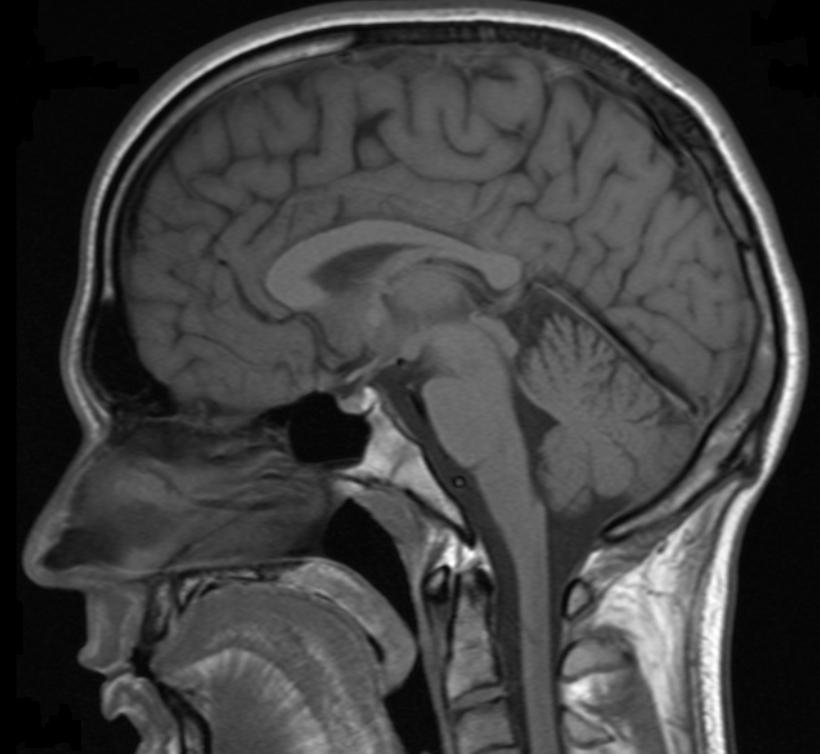
#> input picture tikita/brain.jpg, 820 x 754 px
$ python hi.py
#> lines starting #> are read from the running program, lines starting #| are printed output that depends on the picture
import cv2
import matplotlib.pyplot as plt

# Đọc ảnh (đưa đường dẫn ảnh của bạn vào)
image = cv2.imread("brain.jpg", cv2.IMREAD_GRAYSCALE)
#> image is the input picture: shape (754, 820); min 0, max 255, mean 63.9

# Tính histogram với OpenCV
hist = cv2.calcHist([image], [0], None, [256], [0, 256])
#> hist = 256 values, max 37954 at index 6, min 26 at index 254, mean 2415.2

# Vẽ histogram
plt.figure(figsize=(8,5))
plt.title("Gray Level Histogram")
plt.xlabel("Gray level (0-255)")
plt.ylabel("Pixel count")
plt.plot(hist, color='black')
plt.xlim([0, 256])
plt.show()
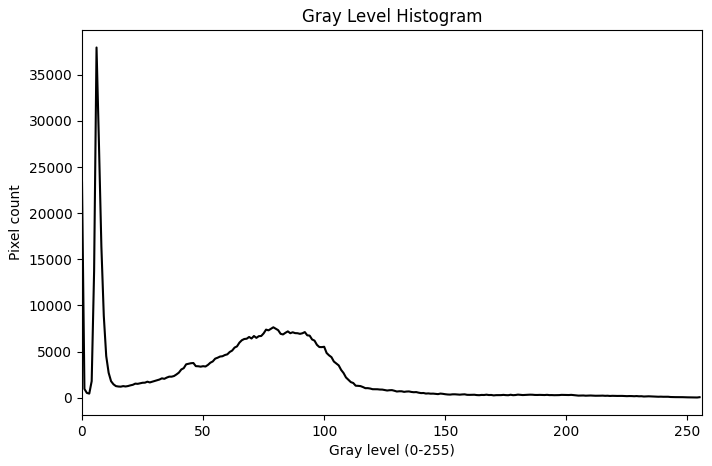
#> figure drawn by matplotlib, 1 panel; curve peaks at x = 6, y = 37954
